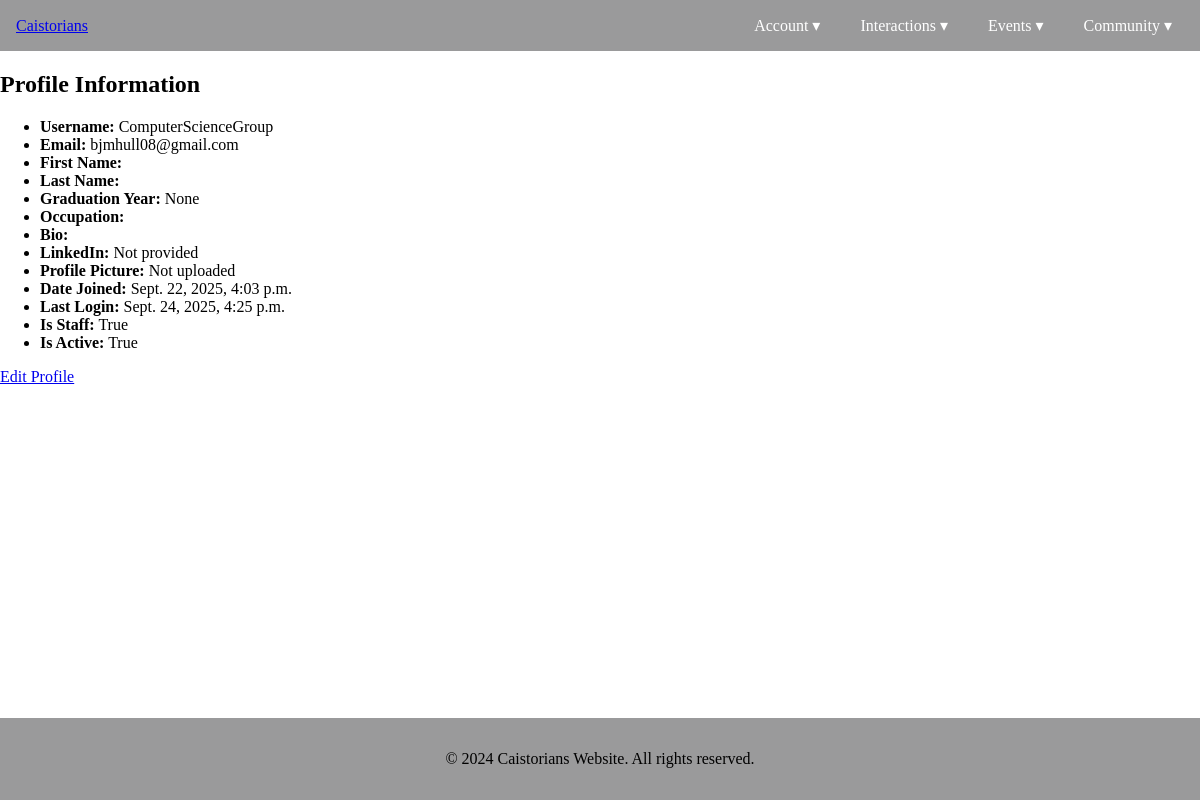
The app's page /accounts/profile/ (signed in) with its own data.
### Accounts/models.py (models this page shows, shortened)
class User(AbstractUser):
    school = models.ForeignKey(School, on_delete=models.CASCADE, related_name="users", null=True, blank=True)
    graduation_year = models.PositiveIntegerField(null=True, blank=True)
    occupation = models.CharField(max_length=100, blank=True)
    bio = models.TextField(blank=True)
    linkedin_url = models.URLField(blank=True)
    profile_picture = models.ImageField(upload_to='profile_pics/', blank=True, null=True)
    is_staff_account = models.BooleanField(default=False)
    is_superuser_account = models.BooleanField(default=False)
    is_student_account = models.BooleanField(default=False)

### Accounts/views.py (the view)
    def wrapper(request, *args, **kwargs):
        if not request.user.is_authenticated:
            return redirect('Accounts:login')
        return view_func(request, *args, **kwargs)

### Accounts/views.py (called while the page is built)
def user_login_required(view_func):
    def wrapper(request, *args, **kwargs):
        if not request.user.is_authenticated:
            return redirect('Accounts:login')
        return view_func(request, *args, **kwargs)
    return wrapper

@user_login_required
def profile_view(request):
    if not request.user.is_authenticated:
        return redirect('Accounts:login')
    return render(request, 'accounts/profile.html', {'user': request.user})

### Accounts/templates/accounts/profile.html
{% extends "Main/base.html" %}
{% load static %}
{% block content %}
<div class="profile-container">
    <h2>Profile Information</h2>
    <ul>
        <li><strong>Username:</strong> {{ user.username }}</li>
        <li><strong>Email:</strong> {{ user.email }}</li>
        <li><strong>First Name:</strong> {{ user.first_name }}</li>
        <li><strong>Last Name:</strong> {{ user.last_name }}</li>
        <li><strong>Graduation Year:</strong> {{ user.graduation_year }}</li>
        <li><strong>Occupation:</strong> {{ user.occupation }}</li>
        <li><strong>Bio:</strong> {{ user.bio }}</li>
        <li><strong>LinkedIn:</strong>
            {% if user.linkedin_url %}
                <a href="{{ user.linkedin_url }}" target="_blank">{{ user.linkedin_url }}</a>
            {% else %}
                <span class="text-muted">Not provided</span>
            {% endif %}
        </li>
        <li><strong>Profile Picture:</strong>
            {% if user.profile_picture %}
                <div class="mt-2">
                    <img src="{{ user.profile_picture.url }}" alt="Profile picture"
                        class="img-thumbnail" style="max-height:150px;">
                </div>
            {% else %}
                <span class="text-muted">Not uploaded</span>
            {% endif %}
        </li>
        <li><strong>Date Joined:</strong> {{ user.date_joined }}</li>
        <li><strong>Last Login:</strong> {{ user.last_login }}</li>
        <li><strong>Is Staff:</strong> {{ user.is_staff }}</li>
        <li><strong>Is Active:</strong> {{ user.is_active }}</li>
    </ul>
<a href="{% url 'Accounts:edit_profile' %}" class="btn btn-primary">Edit Profile</a>
</div>
{% endblock %}

### Main/static/Main/style.css (style rules this page uses)
body { display: flex; flex-direction: column; min-height: 100vh; margin: 0; padding: 0; }

### records on screen
User: username "ComputerScienceGroup", email "bjmhull08@gmail.com", graduation_year "None", date_joined "Sept. 22, 2025, 4:03 p.m.", last_login "Sept. 24, 2025, 4:25 p.m.", is_staff "True", is_active "True"

### other values on screen
{{ year|default:2024 }} "2024"
